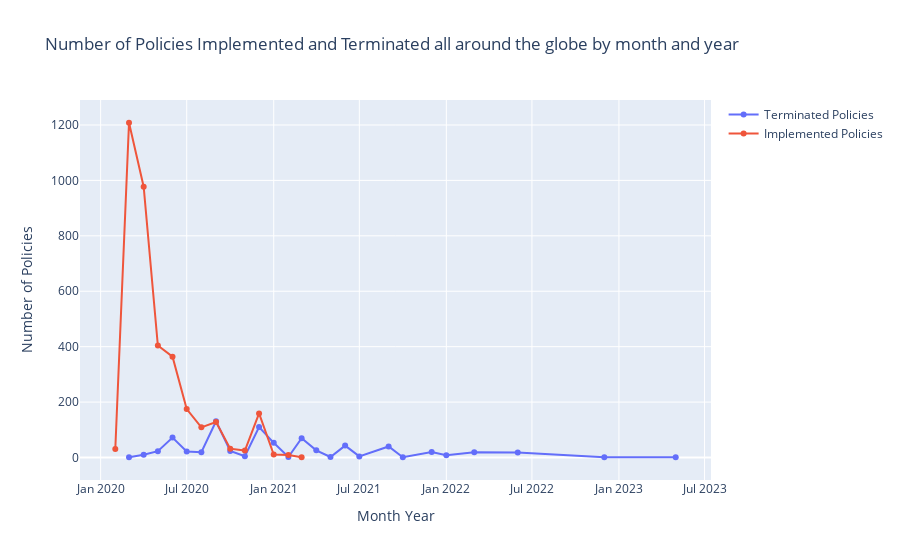

Notebook cell for this chart:
### Code cell
# Create a line chart to display the Policy termination and implementation data
import plotly.graph_objects as go

termination_implementation = go.Figure()

termination_implementation.add_trace(go.Scatter(x=month_year_termination_data['Policy Termination Month & Year'], y=month_year_termination_data['Number of Policies'], name="Terminated Policies", mode='lines+markers'))
termination_implementation.add_trace(go.Scatter(x=month_year_implementation_data['Policy Implementation Month & Year'], y=month_year_implementation_data['Number of Policies'], name="Implemented Policies", mode="lines+markers"))

termination_implementation.update_layout(
    title="Number of Policies Implemented and Terminated all around the globe by month and year ", xaxis_title="Month Year", yaxis_title="Number of Policies"
)
termination_implementation.show()

### Figure 1 — Plotly figure (JSON) as saved in the notebook; plotly's stock layout.template omitted (floating-point values rounded to 4 significant figures)
{"data": [{"mode": "lines+markers", "name": "Terminated Policies", "type": "scatter", "x": ["2020-03", "2020-04", "2020-05", "2020-06", "2020-07", "2020-08", "2020-09", "2020-10", "2020-11", "2020-12", "2021-01", "2021-02", "2021-03", "2021-04", "2021-05", "2021-06", "2021-07", "2021-09", "2021-10", "2021-12", "2022-01", "2022-03", "2022-06", "2022-12", "2023-05"], "y": [1, 10, 23, 72, 22, 19, 131, 24, 5, 110, 53, 2, 70, 26, 2, 43, 4, 40, 1, 20, 8, 19, 18, 1, 1]}, {"mode": "lines+markers", "name": "Implemented Policies", "type": "scatter", "x": ["2020-02", "2020-03", "2020-04", "2020-05", "2020-06", "2020-07", "2020-08", "2020-09", "2020-10", "2020-11", "2020-12", "2021-01", "2021-02", "2021-03"], "y": [31, 1208, 977, 404, 364, 175, 109, 128, 32, 25, 159, 11, 9, 1]}], "layout": {"autosize": true, "title": {"text": "Number of Policies Implemented and Terminated all around the globe by month and year "}, "xaxis": {"autorange": true, "range": ["2019-11-16 04:29:27.5784", "2023-07-16 19:30:32.4216"], "title": {"text": "Month Year"}, "type": "date"}, "yaxis": {"autorange": true, "range": [-98.61, 1308.0], "title": {"text": "Number of Policies"}, "type": "linear"}}}
